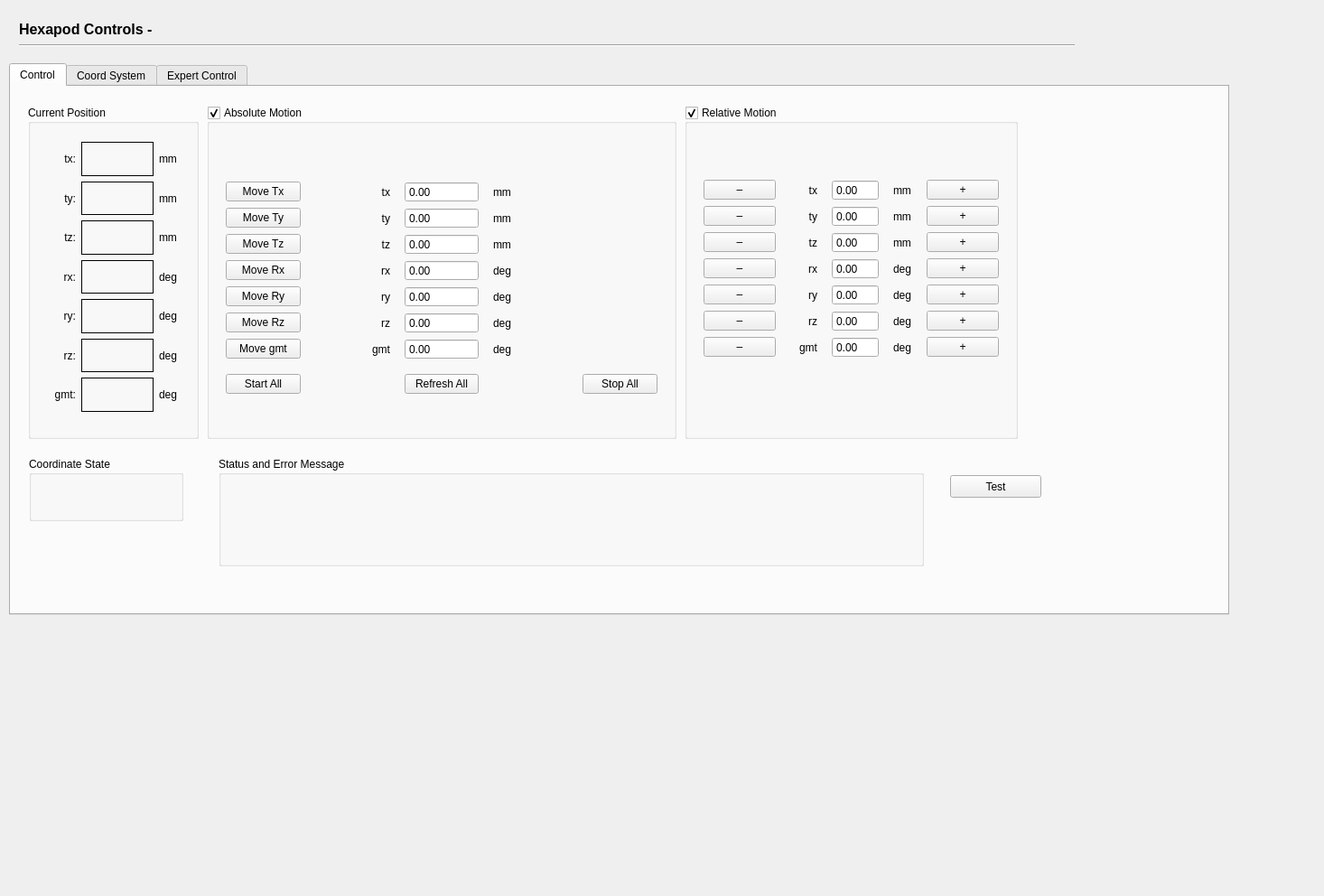
<?xml version="1.0" encoding="UTF-8"?>
<ui version="4.0">
 <class>hexControl</class>
 <widget class="QWidget" name="hexControl">
  <property name="enabled">
   <bool>true</bool>
  </property>
  <property name="geometry">
   <rect>
    <x>0</x>
    <y>0</y>
    <width>1466</width>
    <height>992</height>
   </rect>
  </property>
  <property name="windowTitle">
   <string>Hexapod Controls</string>
  </property>
  <widget class="QWidget" name="horizontalLayoutWidget_2">
   <property name="geometry">
    <rect>
     <x>10</x>
     <y>10</y>
     <width>1191</width>
     <height>53</height>
    </rect>
   </property>
   <layout class="QVBoxLayout" name="verticalLayout_6" stretch="0,0">
    <item>
     <layout class="QHBoxLayout" name="horizontalLayout" stretch="0,1">
      <item>
       <widget class="QLabel" name="title">
        <property name="font">
         <font>
          <pointsize>12</pointsize>
          <weight>75</weight>
          <bold>true</bold>
         </font>
        </property>
        <property name="lineWidth">
         <number>5</number>
        </property>
        <property name="text">
         <string>Hexapod Controls -</string>
        </property>
       </widget>
      </item>
      <item>
       <widget class="QLabel" name="panelLabel">
        <property name="font">
         <font>
          <pointsize>12</pointsize>
          <weight>75</weight>
          <bold>true</bold>
         </font>
        </property>
        <property name="text">
         <string/>
        </property>
       </widget>
      </item>
     </layout>
    </item>
    <item>
     <widget class="Line" name="line">
      <property name="orientation">
       <enum>Qt::Horizontal</enum>
      </property>
     </widget>
    </item>
   </layout>
  </widget>
  <widget class="QTabWidget" name="userModes">
   <property name="geometry">
    <rect>
     <x>10</x>
     <y>70</y>
     <width>1351</width>
     <height>611</height>
    </rect>
   </property>
   <property name="tabPosition">
    <enum>QTabWidget::North</enum>
   </property>
   <property name="currentIndex">
    <number>0</number>
   </property>
   <widget class="QWidget" name="usrTab">
    <attribute name="title">
     <string>Control</string>
    </attribute>
    <widget class="QWidget" name="horizontalLayoutWidget">
     <property name="geometry">
      <rect>
       <x>10</x>
       <y>10</y>
       <width>1114</width>
       <height>391</height>
      </rect>
     </property>
     <layout class="QHBoxLayout" name="hexapodControls" stretch="0,2,1">
      <property name="spacing">
       <number>9</number>
      </property>
      <property name="leftMargin">
       <number>9</number>
      </property>
      <property name="rightMargin">
       <number>9</number>
      </property>
      <item>
       <widget class="QGroupBox" name="curPos">
        <property name="title">
         <string>Current Position</string>
        </property>
        <layout class="QGridLayout" name="gridLayout_7" columnstretch="1,1">
         <property name="bottomMargin">
          <number>18</number>
         </property>
         <item row="0" column="0" colspan="2">
          <layout class="QGridLayout" name="curPosGrid">
           <property name="leftMargin">
            <number>9</number>
           </property>
           <property name="topMargin">
            <number>9</number>
           </property>
           <property name="rightMargin">
            <number>9</number>
           </property>
           <property name="bottomMargin">
            <number>9</number>
           </property>
           <item row="1" column="2">
            <widget class="QLabel" name="curTyUnit">
             <property name="text">
              <string>mm</string>
             </property>
            </widget>
           </item>
           <item row="3" column="2">
            <widget class="QLabel" name="curRxUnit">
             <property name="text">
              <string>deg</string>
             </property>
            </widget>
           </item>
           <item row="3" column="0">
            <widget class="QLabel" name="curRxLabel">
             <property name="minimumSize">
              <size>
               <width>30</width>
               <height>0</height>
              </size>
             </property>
             <property name="text">
              <string>rx:</string>
             </property>
             <property name="alignment">
              <set>Qt::AlignRight|Qt::AlignTrailing|Qt::AlignVCenter</set>
             </property>
            </widget>
           </item>
           <item row="0" column="1">
            <widget class="QLabel" name="curTx">
             <property name="minimumSize">
              <size>
               <width>80</width>
               <height>0</height>
              </size>
             </property>
             <property name="frameShape">
              <enum>QFrame::Panel</enum>
             </property>
             <property name="text">
              <string/>
             </property>
             <property name="alignment">
              <set>Qt::AlignRight|Qt::AlignTrailing|Qt::AlignVCenter</set>
             </property>
            </widget>
           </item>
           <item row="1" column="0">
            <widget class="QLabel" name="curTyLabel">
             <property name="text">
              <string>ty:</string>
             </property>
             <property name="alignment">
              <set>Qt::AlignRight|Qt::AlignTrailing|Qt::AlignVCenter</set>
             </property>
            </widget>
           </item>
           <item row="2" column="0">
            <widget class="QLabel" name="curTzLabel">
             <property name="text">
              <string>tz:</string>
             </property>
             <property name="alignment">
              <set>Qt::AlignRight|Qt::AlignTrailing|Qt::AlignVCenter</set>
             </property>
            </widget>
           </item>
           <item row="5" column="2">
            <widget class="QLabel" name="curRzUnit">
             <property name="text">
              <string>deg</string>
             </property>
            </widget>
           </item>
           <item row="6" column="1">
            <widget class="QLabel" name="curTab">
             <property name="minimumSize">
              <size>
               <width>80</width>
               <height>0</height>
              </size>
             </property>
             <property name="toolTip">
              <string>This is only the Hexapod rotation around Z</string>
             </property>
             <property name="frameShape">
              <enum>QFrame::Panel</enum>
             </property>
             <property name="text">
              <string/>
             </property>
             <property name="alignment">
              <set>Qt::AlignRight|Qt::AlignTrailing|Qt::AlignVCenter</set>
             </property>
            </widget>
           </item>
           <item row="5" column="0">
            <widget class="QLabel" name="curRzLabel">
             <property name="minimumSize">
              <size>
               <width>30</width>
               <height>0</height>
              </size>
             </property>
             <property name="text">
              <string>rz:</string>
             </property>
             <property name="alignment">
              <set>Qt::AlignRight|Qt::AlignTrailing|Qt::AlignVCenter</set>
             </property>
            </widget>
           </item>
           <item row="1" column="1">
            <widget class="QLabel" name="curTy">
             <property name="minimumSize">
              <size>
               <width>80</width>
               <height>0</height>
              </size>
             </property>
             <property name="frameShape">
              <enum>QFrame::Panel</enum>
             </property>
             <property name="text">
              <string/>
             </property>
             <property name="alignment">
              <set>Qt::AlignRight|Qt::AlignTrailing|Qt::AlignVCenter</set>
             </property>
            </widget>
           </item>
           <item row="4" column="2">
            <widget class="QLabel" name="curRyUnit">
             <property name="text">
              <string>deg</string>
             </property>
            </widget>
           </item>
           <item row="4" column="0">
            <widget class="QLabel" name="curRyLabel">
             <property name="minimumSize">
              <size>
               <width>30</width>
               <height>0</height>
              </size>
             </property>
             <property name="text">
              <string>ry:</string>
             </property>
             <property name="alignment">
              <set>Qt::AlignRight|Qt::AlignTrailing|Qt::AlignVCenter</set>
             </property>
            </widget>
           </item>
           <item row="2" column="2">
            <widget class="QLabel" name="curTzUnit">
             <property name="text">
              <string>mm</string>
             </property>
            </widget>
           </item>
           <item row="6" column="0">
            <widget class="QLabel" name="curTabLabel">
             <property name="minimumSize">
              <size>
               <width>30</width>
               <height>0</height>
              </size>
             </property>
             <property name="text">
              <string>gmt:</string>
             </property>
             <property name="alignment">
              <set>Qt::AlignRight|Qt::AlignTrailing|Qt::AlignVCenter</set>
             </property>
            </widget>
           </item>
           <item row="5" column="1">
            <widget class="QLabel" name="curRz">
             <property name="minimumSize">
              <size>
               <width>80</width>
               <height>0</height>
              </size>
             </property>
             <property name="toolTip">
              <string>This is only the Hexapod rotation around Z</string>
             </property>
             <property name="frameShape">
              <enum>QFrame::Panel</enum>
             </property>
             <property name="text">
              <string/>
             </property>
             <property name="alignment">
              <set>Qt::AlignRight|Qt::AlignTrailing|Qt::AlignVCenter</set>
             </property>
            </widget>
           </item>
           <item row="0" column="2">
            <widget class="QLabel" name="curTxUnit">
             <property name="text">
              <string>mm</string>
             </property>
            </widget>
           </item>
           <item row="4" column="1">
            <widget class="QLabel" name="curRy">
             <property name="minimumSize">
              <size>
               <width>80</width>
               <height>0</height>
              </size>
             </property>
             <property name="frameShape">
              <enum>QFrame::Panel</enum>
             </property>
             <property name="text">
              <string/>
             </property>
             <property name="alignment">
              <set>Qt::AlignRight|Qt::AlignTrailing|Qt::AlignVCenter</set>
             </property>
            </widget>
           </item>
           <item row="0" column="0">
            <widget class="QLabel" name="curTxLabel">
             <property name="text">
              <string>tx:</string>
             </property>
             <property name="alignment">
              <set>Qt::AlignRight|Qt::AlignTrailing|Qt::AlignVCenter</set>
             </property>
            </widget>
           </item>
           <item row="3" column="1">
            <widget class="QLabel" name="curRx">
             <property name="minimumSize">
              <size>
               <width>80</width>
               <height>0</height>
              </size>
             </property>
             <property name="frameShape">
              <enum>QFrame::Panel</enum>
             </property>
             <property name="text">
              <string/>
             </property>
             <property name="alignment">
              <set>Qt::AlignRight|Qt::AlignTrailing|Qt::AlignVCenter</set>
             </property>
            </widget>
           </item>
           <item row="2" column="1">
            <widget class="QLabel" name="curTz">
             <property name="minimumSize">
              <size>
               <width>80</width>
               <height>0</height>
              </size>
             </property>
             <property name="frameShape">
              <enum>QFrame::Panel</enum>
             </property>
             <property name="text">
              <string/>
             </property>
             <property name="alignment">
              <set>Qt::AlignRight|Qt::AlignTrailing|Qt::AlignVCenter</set>
             </property>
            </widget>
           </item>
           <item row="6" column="2">
            <widget class="QLabel" name="curTabUnit">
             <property name="text">
              <string>deg</string>
             </property>
            </widget>
           </item>
          </layout>
         </item>
        </layout>
       </widget>
      </item>
      <item>
       <widget class="QGroupBox" name="newPos">
        <property name="title">
         <string>Absolute Motion</string>
        </property>
        <property name="checkable">
         <bool>true</bool>
        </property>
        <property name="checked">
         <bool>true</bool>
        </property>
        <layout class="QGridLayout" name="gridLayout" rowstretch="0" columnstretch="0,0,0">
         <property name="leftMargin">
          <number>9</number>
         </property>
         <property name="topMargin">
          <number>18</number>
         </property>
         <property name="rightMargin">
          <number>9</number>
         </property>
         <property name="bottomMargin">
          <number>0</number>
         </property>
         <property name="spacing">
          <number>6</number>
         </property>
         <item row="0" column="2">
          <layout class="QGridLayout" name="newPosGrid" rowstretch="0,0,0,0,0,0,0,0,0">
           <property name="leftMargin">
            <number>9</number>
           </property>
           <property name="topMargin">
            <number>4</number>
           </property>
           <property name="rightMargin">
            <number>9</number>
           </property>
           <property name="bottomMargin">
            <number>4</number>
           </property>
           <property name="horizontalSpacing">
            <number>16</number>
           </property>
           <property name="verticalSpacing">
            <number>6</number>
           </property>
           <item row="1" column="2">
            <widget class="QDoubleSpinBox" name="newTy">
             <property name="locale">
              <locale language="English" country="UnitedStates"/>
             </property>
             <property name="buttonSymbols">
              <enum>QAbstractSpinBox::NoButtons</enum>
             </property>
             <property name="decimals">
              <number>2</number>
             </property>
             <property name="minimum">
              <double>-200.000000000000000</double>
             </property>
             <property name="maximum">
              <double>200.000000000000000</double>
             </property>
            </widget>
           </item>
           <item row="1" column="1">
            <widget class="QLabel" name="newTyLabel">
             <property name="text">
              <string>ty</string>
             </property>
             <property name="alignment">
              <set>Qt::AlignRight|Qt::AlignTrailing|Qt::AlignVCenter</set>
             </property>
            </widget>
           </item>
           <item row="4" column="2">
            <widget class="QDoubleSpinBox" name="newRy">
             <property name="locale">
              <locale language="English" country="UnitedStates"/>
             </property>
             <property name="buttonSymbols">
              <enum>QAbstractSpinBox::NoButtons</enum>
             </property>
             <property name="decimals">
              <number>2</number>
             </property>
             <property name="minimum">
              <double>-200.000000000000000</double>
             </property>
             <property name="maximum">
              <double>200.000000000000000</double>
             </property>
            </widget>
           </item>
           <item row="3" column="1">
            <widget class="QLabel" name="newRxLabel">
             <property name="minimumSize">
              <size>
               <width>30</width>
               <height>0</height>
              </size>
             </property>
             <property name="text">
              <string>rx</string>
             </property>
             <property name="alignment">
              <set>Qt::AlignRight|Qt::AlignTrailing|Qt::AlignVCenter</set>
             </property>
            </widget>
           </item>
           <item row="6" column="1">
            <widget class="QLabel" name="newTabLabel">
             <property name="minimumSize">
              <size>
               <width>30</width>
               <height>0</height>
              </size>
             </property>
             <property name="text">
              <string>gmt</string>
             </property>
             <property name="alignment">
              <set>Qt::AlignRight|Qt::AlignTrailing|Qt::AlignVCenter</set>
             </property>
            </widget>
           </item>
           <item row="2" column="0">
            <widget class="QPushButton" name="abs_tz">
             <property name="text">
              <string>Move Tz</string>
             </property>
            </widget>
           </item>
           <item row="4" column="1">
            <widget class="QLabel" name="newRyLabel">
             <property name="minimumSize">
              <size>
               <width>30</width>
               <height>0</height>
              </size>
             </property>
             <property name="text">
              <string>ry</string>
             </property>
             <property name="alignment">
              <set>Qt::AlignRight|Qt::AlignTrailing|Qt::AlignVCenter</set>
             </property>
            </widget>
           </item>
           <item row="5" column="1">
            <widget class="QLabel" name="newRzLabel">
             <property name="minimumSize">
              <size>
               <width>30</width>
               <height>0</height>
              </size>
             </property>
             <property name="text">
              <string>rz</string>
             </property>
             <property name="alignment">
              <set>Qt::AlignRight|Qt::AlignTrailing|Qt::AlignVCenter</set>
             </property>
            </widget>
           </item>
           <item row="2" column="3">
            <widget class="QLabel" name="newTzUnit">
             <property name="text">
              <string>mm</string>
             </property>
            </widget>
           </item>
           <item row="8" column="0">
            <widget class="QPushButton" name="butStart">
             <property name="text">
              <string>Start All</string>
             </property>
            </widget>
           </item>
           <item row="7" column="2">
            <spacer name="verticalSpacer_2">
             <property name="orientation">
              <enum>Qt::Vertical</enum>
             </property>
             <property name="sizeType">
              <enum>QSizePolicy::Fixed</enum>
             </property>
             <property name="sizeHint" stdset="0">
              <size>
               <width>20</width>
               <height>10</height>
              </size>
             </property>
            </spacer>
           </item>
           <item row="8" column="4">
            <widget class="QPushButton" name="butStop">
             <property name="text">
              <string>Stop All</string>
             </property>
            </widget>
           </item>
           <item row="2" column="1">
            <widget class="QLabel" name="newTzLabel">
             <property name="text">
              <string>tz</string>
             </property>
             <property name="alignment">
              <set>Qt::AlignRight|Qt::AlignTrailing|Qt::AlignVCenter</set>
             </property>
            </widget>
           </item>
           <item row="3" column="2">
            <widget class="QDoubleSpinBox" name="newRx">
             <property name="locale">
              <locale language="English" country="UnitedStates"/>
             </property>
             <property name="buttonSymbols">
              <enum>QAbstractSpinBox::NoButtons</enum>
             </property>
             <property name="decimals">
              <number>2</number>
             </property>
             <property name="minimum">
              <double>-200.000000000000000</double>
             </property>
             <property name="maximum">
              <double>200.000000000000000</double>
             </property>
            </widget>
           </item>
           <item row="6" column="2">
            <widget class="QDoubleSpinBox" name="newTab">
             <property name="locale">
              <locale language="English" country="UnitedStates"/>
             </property>
             <property name="buttonSymbols">
              <enum>QAbstractSpinBox::NoButtons</enum>
             </property>
             <property name="decimals">
              <number>2</number>
             </property>
             <property name="minimum">
              <double>-200.000000000000000</double>
             </property>
             <property name="maximum">
              <double>200.000000000000000</double>
             </property>
            </widget>
           </item>
           <item row="5" column="2">
            <widget class="QDoubleSpinBox" name="newRz">
             <property name="locale">
              <locale language="English" country="UnitedStates"/>
             </property>
             <property name="buttonSymbols">
              <enum>QAbstractSpinBox::NoButtons</enum>
             </property>
             <property name="decimals">
              <number>2</number>
             </property>
             <property name="minimum">
              <double>-200.000000000000000</double>
             </property>
             <property name="maximum">
              <double>200.000000000000000</double>
             </property>
            </widget>
           </item>
           <item row="4" column="3">
            <widget class="QLabel" name="newRyUnit">
             <property name="text">
              <string>deg</string>
             </property>
            </widget>
           </item>
           <item row="6" column="0">
            <widget class="QPushButton" name="abs_gmt">
             <property name="text">
              <string>Move gmt</string>
             </property>
            </widget>
           </item>
           <item row="0" column="3">
            <widget class="QLabel" name="newTxUnit">
             <property name="text">
              <string>mm</string>
             </property>
            </widget>
           </item>
           <item row="2" column="2">
            <widget class="QDoubleSpinBox" name="newTz">
             <property name="locale">
              <locale language="English" country="UnitedStates"/>
             </property>
             <property name="buttonSymbols">
              <enum>QAbstractSpinBox::NoButtons</enum>
             </property>
             <property name="decimals">
              <number>2</number>
             </property>
             <property name="minimum">
              <double>-500.000000000000000</double>
             </property>
             <property name="maximum">
              <double>500.000000000000000</double>
             </property>
            </widget>
           </item>
           <item row="3" column="3">
            <widget class="QLabel" name="newRxUnit">
             <property name="text">
              <string>deg</string>
             </property>
            </widget>
           </item>
           <item row="0" column="1">
            <widget class="QLabel" name="newTxLabel">
             <property name="text">
              <string>tx</string>
             </property>
             <property name="alignment">
              <set>Qt::AlignRight|Qt::AlignTrailing|Qt::AlignVCenter</set>
             </property>
            </widget>
           </item>
           <item row="6" column="3">
            <widget class="QLabel" name="newTabUnit">
             <property name="text">
              <string>deg</string>
             </property>
            </widget>
           </item>
           <item row="3" column="0">
            <widget class="QPushButton" name="abs_rx">
             <property name="text">
              <string>Move Rx</string>
             </property>
            </widget>
           </item>
           <item row="0" column="2">
            <widget class="QDoubleSpinBox" name="newTx">
             <property name="locale">
              <locale language="English" country="UnitedStates"/>
             </property>
             <property name="buttonSymbols">
              <enum>QAbstractSpinBox::NoButtons</enum>
             </property>
             <property name="decimals">
              <number>2</number>
             </property>
             <property name="minimum">
              <double>-200.000000000000000</double>
             </property>
             <property name="maximum">
              <double>200.000000000000000</double>
             </property>
             <property name="singleStep">
              <double>1.000000000000000</double>
             </property>
             <property name="stepType">
              <enum>QAbstractSpinBox::DefaultStepType</enum>
             </property>
            </widget>
           </item>
           <item row="0" column="0">
            <widget class="QPushButton" name="abs_tx">
             <property name="text">
              <string>Move Tx</string>
             </property>
            </widget>
           </item>
           <item row="1" column="3">
            <widget class="QLabel" name="newTyUnit">
             <property name="text">
              <string>mm</string>
             </property>
            </widget>
           </item>
           <item row="8" column="2">
            <widget class="QPushButton" name="refresh">
             <property name="text">
              <string>Refresh All</string>
             </property>
            </widget>
           </item>
           <item row="5" column="0">
            <widget class="QPushButton" name="abs_rz">
             <property name="text">
              <string>Move Rz</string>
             </property>
            </widget>
           </item>
           <item row="5" column="3">
            <widget class="QLabel" name="newRzUnit">
             <property name="text">
              <string>deg</string>
             </property>
            </widget>
           </item>
           <item row="1" column="0">
            <widget class="QPushButton" name="abs_ty">
             <property name="text">
              <string>Move Ty</string>
             </property>
            </widget>
           </item>
           <item row="4" column="0">
            <widget class="QPushButton" name="abs_ry">
             <property name="text">
              <string>Move Ry</string>
             </property>
            </widget>
           </item>
          </layout>
         </item>
        </layout>
       </widget>
      </item>
      <item>
       <widget class="QGroupBox" name="newPos_2">
        <property name="title">
         <string>Relative Motion</string>
        </property>
        <property name="checkable">
         <bool>true</bool>
        </property>
        <layout class="QGridLayout" name="gridLayout_2" rowstretch="0" columnstretch="0,0,0">
         <property name="leftMargin">
          <number>9</number>
         </property>
         <property name="topMargin">
          <number>18</number>
         </property>
         <property name="rightMargin">
          <number>9</number>
         </property>
         <property name="bottomMargin">
          <number>18</number>
         </property>
         <property name="spacing">
          <number>6</number>
         </property>
         <item row="0" column="2">
          <layout class="QGridLayout" name="newPosGrid_2" rowstretch="0,0,0,0,0,0,0,0">
           <property name="leftMargin">
            <number>9</number>
           </property>
           <property name="topMargin">
            <number>4</number>
           </property>
           <property name="rightMargin">
            <number>9</number>
           </property>
           <property name="bottomMargin">
            <number>4</number>
           </property>
           <property name="horizontalSpacing">
            <number>16</number>
           </property>
           <property name="verticalSpacing">
            <number>6</number>
           </property>
           <item row="3" column="2">
            <widget class="QDoubleSpinBox" name="relRx">
             <property name="locale">
              <locale language="English" country="UnitedStates"/>
             </property>
             <property name="buttonSymbols">
              <enum>QAbstractSpinBox::NoButtons</enum>
             </property>
             <property name="decimals">
              <number>2</number>
             </property>
             <property name="minimum">
              <double>-200.000000000000000</double>
             </property>
             <property name="maximum">
              <double>200.000000000000000</double>
             </property>
            </widget>
           </item>
           <item row="0" column="0">
            <widget class="QPushButton" name="relNeg_tx">
             <property name="text">
              <string>–</string>
             </property>
            </widget>
           </item>
           <item row="6" column="2">
            <widget class="QDoubleSpinBox" name="relTab">
             <property name="locale">
              <locale language="English" country="UnitedStates"/>
             </property>
             <property name="buttonSymbols">
              <enum>QAbstractSpinBox::NoButtons</enum>
             </property>
             <property name="decimals">
              <number>2</number>
             </property>
             <property name="minimum">
              <double>-200.000000000000000</double>
             </property>
             <property name="maximum">
              <double>200.000000000000000</double>
             </property>
            </widget>
           </item>
           <item row="2" column="3">
            <widget class="QLabel" name="newTzUnit_2">
             <property name="text">
              <string>mm</string>
             </property>
            </widget>
           </item>
           <item row="2" column="4">
            <widget class="QPushButton" name="relPos_tz">
             <property name="text">
              <string>+</string>
             </property>
            </widget>
           </item>
           <item row="1" column="0">
            <widget class="QPushButton" name="relNeg_ty">
             <property name="text">
              <string>–</string>
             </property>
            </widget>
           </item>
           <item row="5" column="4">
            <widget class="QPushButton" name="relPos_rz">
             <property name="text">
              <string>+</string>
             </property>
            </widget>
           </item>
           <item row="1" column="2">
            <widget class="QDoubleSpinBox" name="relTy">
             <property name="locale">
              <locale language="English" country="UnitedStates"/>
             </property>
             <property name="buttonSymbols">
              <enum>QAbstractSpinBox::NoButtons</enum>
             </property>
             <property name="decimals">
              <number>2</number>
             </property>
             <property name="minimum">
              <double>-200.000000000000000</double>
             </property>
             <property name="maximum">
              <double>200.000000000000000</double>
             </property>
            </widget>
           </item>
           <item row="2" column="1">
            <widget class="QLabel" name="newTzLabel_2">
             <property name="text">
              <string>tz</string>
             </property>
             <property name="alignment">
              <set>Qt::AlignRight|Qt::AlignTrailing|Qt::AlignVCenter</set>
             </property>
            </widget>
           </item>
           <item row="0" column="1">
            <widget class="QLabel" name="newTxLabel_2">
             <property name="text">
              <string>tx</string>
             </property>
             <property name="alignment">
              <set>Qt::AlignRight|Qt::AlignTrailing|Qt::AlignVCenter</set>
             </property>
            </widget>
           </item>
           <item row="4" column="0">
            <widget class="QPushButton" name="relNeg_ry">
             <property name="text">
              <string>–</string>
             </property>
            </widget>
           </item>
           <item row="3" column="3">
            <widget class="QLabel" name="newRxUnit_2">
             <property name="text">
              <string>deg</string>
             </property>
            </widget>
           </item>
           <item row="6" column="4">
            <widget class="QPushButton" name="relPos_gmt">
             <property name="text">
              <string>+</string>
             </property>
            </widget>
           </item>
           <item row="6" column="3">
            <widget class="QLabel" name="newTabUnit_2">
             <property name="text">
              <string>deg</string>
             </property>
            </widget>
           </item>
           <item row="6" column="1">
            <widget class="QLabel" name="newTabLabel_2">
             <property name="minimumSize">
              <size>
               <width>30</width>
               <height>0</height>
              </size>
             </property>
             <property name="text">
              <string>gmt</string>
             </property>
             <property name="alignment">
              <set>Qt::AlignRight|Qt::AlignTrailing|Qt::AlignVCenter</set>
             </property>
            </widget>
           </item>
           <item row="4" column="4">
            <widget class="QPushButton" name="relPos_ry">
             <property name="text">
              <string>+</string>
             </property>
            </widget>
           </item>
           <item row="3" column="0">
            <widget class="QPushButton" name="relNeg_rx">
             <property name="text">
              <string>–</string>
             </property>
            </widget>
           </item>
           <item row="4" column="3">
            <widget class="QLabel" name="newRyUnit_2">
             <property name="text">
              <string>deg</string>
             </property>
            </widget>
           </item>
           <item row="2" column="0">
            <widget class="QPushButton" name="relNeg_tz">
             <property name="text">
              <string>–</string>
             </property>
            </widget>
           </item>
           <item row="4" column="2">
            <widget class="QDoubleSpinBox" name="relRy">
             <property name="locale">
              <locale language="English" country="UnitedStates"/>
             </property>
             <property name="buttonSymbols">
              <enum>QAbstractSpinBox::NoButtons</enum>
             </property>
             <property name="decimals">
              <number>2</number>
             </property>
             <property name="minimum">
              <double>-200.000000000000000</double>
             </property>
             <property name="maximum">
              <double>200.000000000000000</double>
             </property>
            </widget>
           </item>
           <item row="1" column="4">
            <widget class="QPushButton" name="relPos_ty">
             <property name="text">
              <string>+</string>
             </property>
            </widget>
           </item>
           <item row="3" column="4">
            <widget class="QPushButton" name="relPos_rx">
             <property name="text">
              <string>+</string>
             </property>
            </widget>
           </item>
           <item row="3" column="1">
            <widget class="QLabel" name="newRxLabel_2">
             <property name="minimumSize">
              <size>
               <width>30</width>
               <height>0</height>
              </size>
             </property>
             <property name="text">
              <string>rx</string>
             </property>
             <property name="alignment">
              <set>Qt::AlignRight|Qt::AlignTrailing|Qt::AlignVCenter</set>
             </property>
            </widget>
           </item>
           <item row="1" column="3">
            <widget class="QLabel" name="newTyUnit_2">
             <property name="text">
              <string>mm</string>
             </property>
            </widget>
           </item>
           <item row="0" column="2">
            <widget class="QDoubleSpinBox" name="relTx">
             <property name="locale">
              <locale language="English" country="UnitedStates"/>
             </property>
             <property name="buttonSymbols">
              <enum>QAbstractSpinBox::NoButtons</enum>
             </property>
             <property name="decimals">
              <number>2</number>
             </property>
             <property name="minimum">
              <double>-200.000000000000000</double>
             </property>
             <property name="maximum">
              <double>200.000000000000000</double>
             </property>
             <property name="singleStep">
              <double>1.000000000000000</double>
             </property>
             <property name="stepType">
              <enum>QAbstractSpinBox::DefaultStepType</enum>
             </property>
            </widget>
           </item>
           <item row="5" column="2">
            <widget class="QDoubleSpinBox" name="relRz">
             <property name="locale">
              <locale language="English" country="UnitedStates"/>
             </property>
             <property name="buttonSymbols">
              <enum>QAbstractSpinBox::NoButtons</enum>
             </property>
             <property name="decimals">
              <number>2</number>
             </property>
             <property name="minimum">
              <double>-200.000000000000000</double>
             </property>
             <property name="maximum">
              <double>200.000000000000000</double>
             </property>
            </widget>
           </item>
           <item row="4" column="1">
            <widget class="QLabel" name="newRyLabel_2">
             <property name="minimumSize">
              <size>
               <width>30</width>
               <height>0</height>
              </size>
             </property>
             <property name="text">
              <string>ry</string>
             </property>
             <property name="alignment">
              <set>Qt::AlignRight|Qt::AlignTrailing|Qt::AlignVCenter</set>
             </property>
            </widget>
           </item>
           <item row="0" column="4">
            <widget class="QPushButton" name="relPos_tx">
             <property name="text">
              <string>+</string>
             </property>
            </widget>
           </item>
           <item row="5" column="0">
            <widget class="QPushButton" name="relNeg_rz">
             <property name="text">
              <string>–</string>
             </property>
            </widget>
           </item>
           <item row="5" column="1">
            <widget class="QLabel" name="newRzLabel_2">
             <property name="minimumSize">
              <size>
               <width>30</width>
               <height>0</height>
              </size>
             </property>
             <property name="text">
              <string>rz</string>
             </property>
             <property name="alignment">
              <set>Qt::AlignRight|Qt::AlignTrailing|Qt::AlignVCenter</set>
             </property>
            </widget>
           </item>
           <item row="0" column="3">
            <widget class="QLabel" name="newTxUnit_2">
             <property name="text">
              <string>mm</string>
             </property>
            </widget>
           </item>
           <item row="6" column="0">
            <widget class="QPushButton" name="relNeg_gmt">
             <property name="text">
              <string>–</string>
             </property>
            </widget>
           </item>
           <item row="5" column="3">
            <widget class="QLabel" name="newRzUnit_2">
             <property name="text">
              <string>deg</string>
             </property>
            </widget>
           </item>
           <item row="2" column="2">
            <widget class="QDoubleSpinBox" name="relTz">
             <property name="locale">
              <locale language="English" country="UnitedStates"/>
             </property>
             <property name="buttonSymbols">
              <enum>QAbstractSpinBox::NoButtons</enum>
             </property>
             <property name="decimals">
              <number>2</number>
             </property>
             <property name="minimum">
              <double>-200.000000000000000</double>
             </property>
             <property name="maximum">
              <double>200.000000000000000</double>
             </property>
            </widget>
           </item>
           <item row="1" column="1">
            <widget class="QLabel" name="newTyLabel_2">
             <property name="text">
              <string>ty</string>
             </property>
             <property name="alignment">
              <set>Qt::AlignRight|Qt::AlignTrailing|Qt::AlignVCenter</set>
             </property>
            </widget>
           </item>
           <item row="7" column="0">
            <spacer name="verticalSpacer">
             <property name="orientation">
              <enum>Qt::Vertical</enum>
             </property>
             <property name="sizeType">
              <enum>QSizePolicy::Fixed</enum>
             </property>
             <property name="sizeHint" stdset="0">
              <size>
               <width>20</width>
               <height>25</height>
              </size>
             </property>
            </spacer>
           </item>
          </layout>
         </item>
        </layout>
       </widget>
      </item>
     </layout>
    </widget>
    <widget class="QGroupBox" name="statusBox">
     <property name="geometry">
      <rect>
       <x>230</x>
       <y>410</y>
       <width>781</width>
       <height>121</height>
      </rect>
     </property>
     <property name="title">
      <string>Status and Error Message</string>
     </property>
     <widget class="QLabel" name="hexStatus">
      <property name="geometry">
       <rect>
        <x>80</x>
        <y>30</y>
        <width>701</width>
        <height>91</height>
       </rect>
      </property>
      <property name="frameShape">
       <enum>QFrame::NoFrame</enum>
      </property>
      <property name="frameShadow">
       <enum>QFrame::Sunken</enum>
      </property>
      <property name="lineWidth">
       <number>0</number>
      </property>
      <property name="text">
       <string>&lt;html&gt;&lt;head/&gt;&lt;body&gt;&lt;p&gt;&lt;br/&gt;&lt;/p&gt;&lt;/body&gt;&lt;/html&gt;</string>
      </property>
      <property name="alignment">
       <set>Qt::AlignLeading|Qt::AlignLeft|Qt::AlignTop</set>
      </property>
      <property name="wordWrap">
       <bool>true</bool>
      </property>
     </widget>
     <widget class="QLabel" name="statusimage">
      <property name="geometry">
       <rect>
        <x>30</x>
        <y>60</y>
        <width>18</width>
        <height>18</height>
       </rect>
      </property>
      <property name="sizePolicy">
       <sizepolicy hsizetype="Minimum" vsizetype="Minimum">
        <horstretch>0</horstretch>
        <verstretch>0</verstretch>
       </sizepolicy>
      </property>
      <property name="minimumSize">
       <size>
        <width>18</width>
        <height>18</height>
       </size>
      </property>
      <property name="maximumSize">
       <size>
        <width>18</width>
        <height>18</height>
       </size>
      </property>
      <property name="text">
       <string/>
      </property>
      <property name="pixmap">
       <pixmap resource="../../../../../resources/nicos-gui.qrc">:/leds/status_white</pixmap>
      </property>
      <property name="scaledContents">
       <bool>true</bool>
      </property>
     </widget>
    </widget>
    <widget class="QGroupBox" name="coordBox">
     <property name="geometry">
      <rect>
       <x>20</x>
       <y>410</y>
       <width>171</width>
       <height>71</height>
      </rect>
     </property>
     <property name="title">
      <string>Coordinate State</string>
     </property>
     <widget class="QLabel" name="coordSyst">
      <property name="geometry">
       <rect>
        <x>0</x>
        <y>20</y>
        <width>171</width>
        <height>51</height>
       </rect>
      </property>
      <property name="frameShape">
       <enum>QFrame::NoFrame</enum>
      </property>
      <property name="frameShadow">
       <enum>QFrame::Sunken</enum>
      </property>
      <property name="text">
       <string/>
      </property>
      <property name="alignment">
       <set>Qt::AlignCenter</set>
      </property>
     </widget>
    </widget>
    <widget class="QPushButton" name="butTest">
     <property name="geometry">
      <rect>
       <x>1040</x>
       <y>430</y>
       <width>101</width>
       <height>25</height>
      </rect>
     </property>
     <property name="locale">
      <locale language="English" country="UnitedStates"/>
     </property>
     <property name="text">
      <string>Test</string>
     </property>
     <property name="default">
      <bool>false</bool>
     </property>
     <property name="flat">
      <bool>false</bool>
     </property>
    </widget>
   </widget>
   <widget class="QWidget" name="coordTab">
    <attribute name="title">
     <string>Coord System</string>
    </attribute>
   </widget>
   <widget class="QWidget" name="expTab">
    <attribute name="title">
     <string>Expert Control</string>
    </attribute>
   </widget>
  </widget>
  <action name="actionReference_drive">
   <property name="text">
    <string>Reference drive</string>
   </property>
  </action>
  <action name="actionSet_Zero">
   <property name="text">
    <string>Set Zero</string>
   </property>
  </action>
 </widget>
 <layoutdefault spacing="6" margin="11"/>
 <resources>
  <include location="../../../../../resources/nicos-gui.qrc"/>
  <include location="../../../../resources/nicos-gui.qrc"/>
 </resources>
 <connections/>
</ui>
